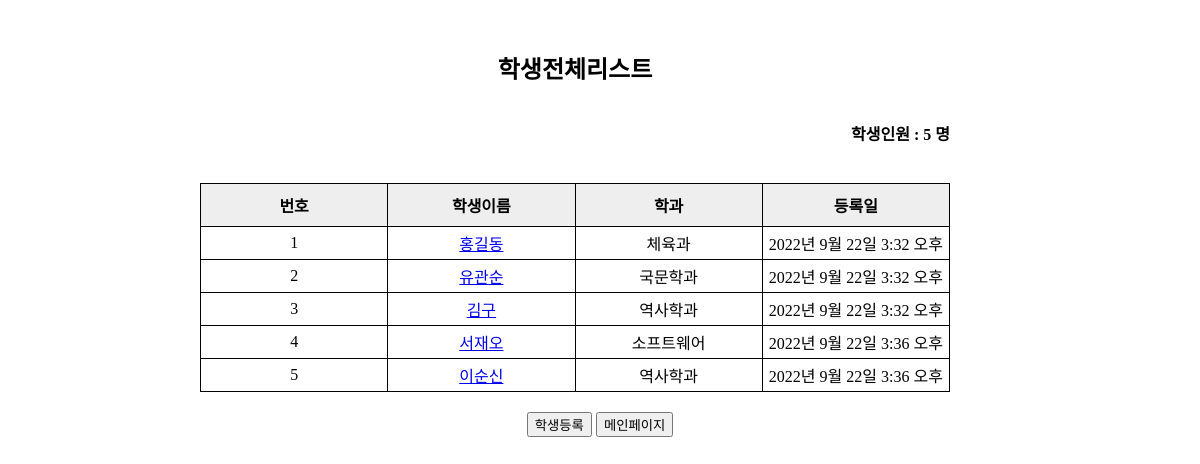
The page /students/stuList/ on the database as committed earlier.
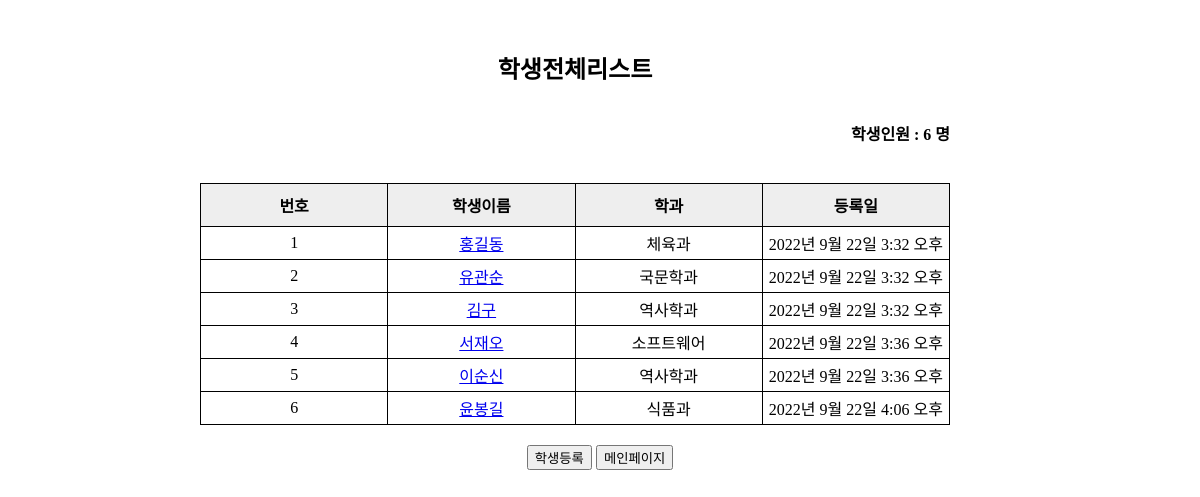
The same page on the database as committed later.
### students/models.py (models this page shows, shortened)
class Student(models.Model):
    s_no = models.AutoField(primary_key=True)
    s_name = models.CharField(max_length=100)
    s_major = models.CharField(max_length=100)
    s_age = models.IntegerField(default=0)
    s_grade = models.IntegerField(default=0)
    s_gender = models.CharField(max_length=30)
    s_date = models.DateTimeField(default=datetime.now(),blank=True)

### students/views.py (the view)
# urls.py: path('stuList/',views.stuList,name='stuList'),
def stuList(request):
    qs = Student.objects.all()
    count = qs.count()
    context = {'stuList':qs, 'count':count}#dic타입으로 전송
    return render(request, 'stuList.html', context)

### students/templates/stuList.html (shortened to what this page needs)
<!DOCTYPE html>
<html lang="en">
<head>
</head>
<body>
<div>
    <h2>학생전체리스트</h2>
    <h4>학생인원 : {{ count }} 명</h4>
    <table>
        <tr>
            <th>번호</th>
            <th>학생이름</th>
            <th>학과</th>
            <th>등록일</th>
        </tr>
        {% for stu in stuList %}
        <tr>
            <td>{{stu.s_no}}</td>
            <td><a href={% url 'students:stuView' stu.s_no %}>{{stu.s_name}}</a></td>
            <td>{{stu.s_major}}</td>
            <td>{{stu.s_date}}</td>
        </tr>
        {% endfor %}
    </table>
    <div class="cbutton">
        <a href="{% url 'students:stuWrite' %}"><button>학생등록</button></a>
        <a href="{% url 'index' %}"><button>메인페이지</button></a>
    </div>
</div>
</body>
</html>

### students/templates/stuList.html (style rules this page uses)
* { margin:0, padding:0 }
div { width:800px; margin:50px auto; }
table,th,td { border:1px solid black; border-collapse:collapse; }
table { width:750px; text-align:center }
h2 { width:750px; height:50px; text-align:center }
h4 { width:750px; height:40px; text-align:right }
th { width:100px; height:40px; background:#eee; }
td { height:30px; }
.cbutton { width:700px; margin:20px auto; text-align:center; }
button { cursor: pointer; }

Rows that differ between the two databases and show on the page:
added Student: s_no "6", s_name "윤봉길", s_major "식품과", s_date "2022년 9월 22일 4:06 오후"
Other text that changed with them:
{{ count }}: "5" → "6"
